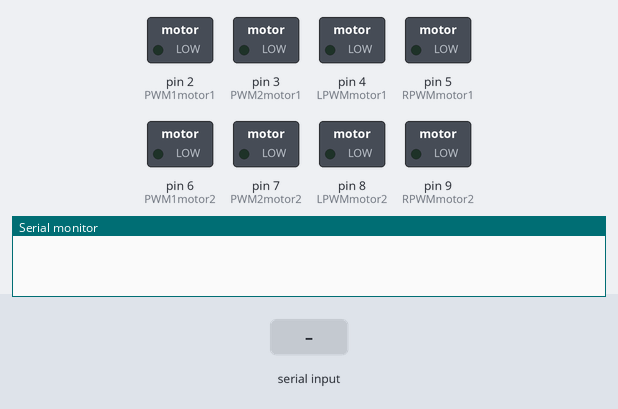
A sketch run on a simulated Arduino Uno, built with avr-gcc and run on an emulated ATmega328P. On the bench: switched loads named in the sketch (green lamp = pin HIGH), the last lines printed to the serial monitor. The test bench sets the inputs (shaded band).

Above: at 1.2 s.
1.3 s: byte 8 (8) received over Serial
At 2.5 s:
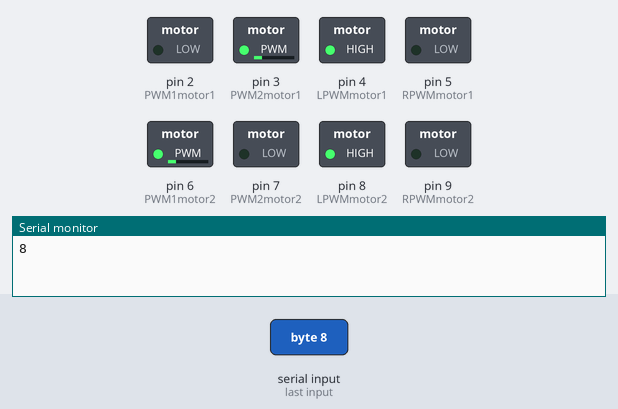
2.8 s: byte 4 (4) received over Serial
At 3.6 s:
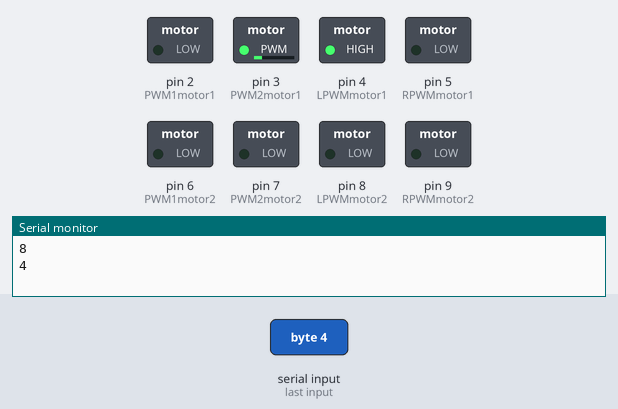
4.3 s: byte 6 (6) received over Serial
At 4.8 s:
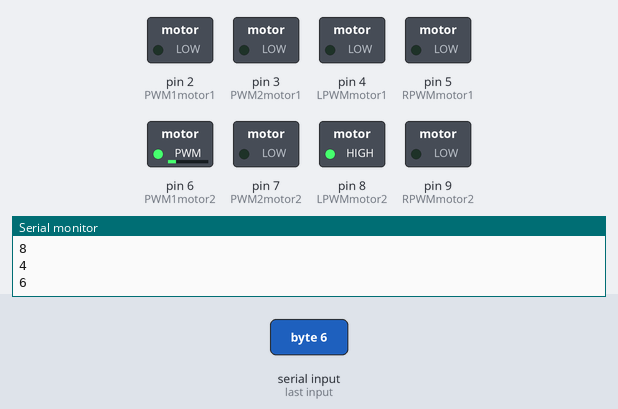
5.8 s: byte 2 (2) received over Serial
At 7.1 s:
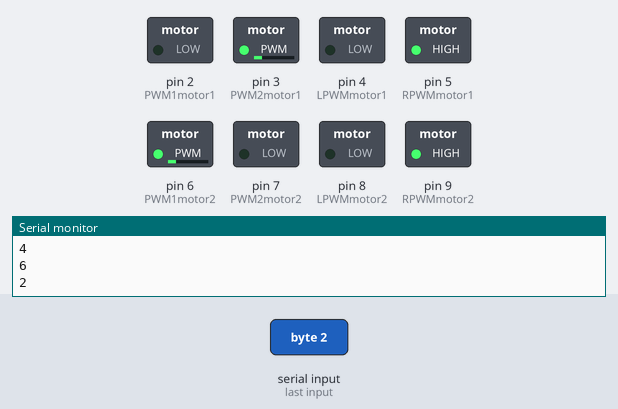
Timing chart, 0 to 8.3 s (numbered marks = the images above; inputs shaded):
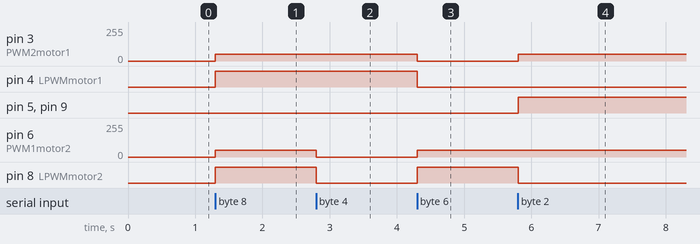

Measured:
- after the input at 1.3 s, pin 3 (PWM2motor1), pin 6 (PWM1motor2): 0/255 → 50/255 at once; pin 4 (LPWMmotor1), pin 8 (LPWMmotor2): LOW → HIGH at once
- after the input at 2.8 s, pin 6 (PWM1motor2): 50/255 → 0/255 at once; pin 8 (LPWMmotor2): HIGH → LOW at once
- after the input at 4.3 s, pin 3 (PWM2motor1): 50/255 → 0/255 at once; pin 4 (LPWMmotor1): HIGH → LOW at once; pin 6 (PWM1motor2): 0/255 → 50/255 at once; pin 8 (LPWMmotor2): LOW → HIGH at once
- after the input at 5.8 s, pin 3 (PWM2motor1): 0/255 → 50/255 at once; pin 5 (RPWMmotor1), pin 9 (RPWMmotor2): LOW → HIGH at once; pin 8 (LPWMmotor2): HIGH → LOW at once

The sketch:

test.ino
```cpp
int x = 0;
int PWM1motor1 = 2;
int PWM2motor1 = 3;
int LPWMmotor1 = 4;
int RPWMmotor1 = 5;

int PWM1motor2 = 6;
int PWM2motor2 = 7;
int LPWMmotor2 = 8;
int RPWMmotor2 = 9;

void setup ()
{
     Serial.begin(9600);

     pinMode(PWM1motor1, OUTPUT);
  pinMode(PWM2motor1, OUTPUT);
  pinMode(LPWMmotor1, OUTPUT);
  pinMode(RPWMmotor1, OUTPUT);

     pinMode(PWM1motor2, OUTPUT);
  pinMode(PWM2motor2, OUTPUT);
  pinMode(LPWMmotor2, OUTPUT);
  pinMode(RPWMmotor2, OUTPUT);
}

void loop()
{

    if (Serial.available() > 0)
    {
      x = Serial.read();
      Serial.println(x);
     if (x==8)
     {
        forward () ;

     }

     if (x==4)
     {
        right() ;

     }

     if (x==6)
     {
        left() ;

     }

     if (x==2)
     {
        back() ;

     }

     if (x==0)
     {
        stoop() ;

     }


    }


}

void forward()
{

  analogWrite(PWM1motor1, 50);
  analogWrite(PWM2motor1, 50);
  digitalWrite(LPWMmotor1, HIGH);
  digitalWrite(RPWMmotor1, LOW);

  analogWrite(PWM1motor2, 50);
  analogWrite(PWM2motor2, 50);
  digitalWrite(LPWMmotor2, HIGH);
  digitalWrite(RPWMmotor2, LOW);


}

void back()
{

  analogWrite(PWM1motor1, 50);
  analogWrite(PWM2motor1, 50);
  digitalWrite(LPWMmotor1, LOW);
  digitalWrite(RPWMmotor1, HIGH);

  analogWrite(PWM1motor2, 50);
  analogWrite(PWM2motor2, 50);
  digitalWrite(LPWMmotor2, LOW);
  digitalWrite(RPWMmotor2, HIGH);


}

void right()
{

  analogWrite(PWM1motor1, 50);
  analogWrite(PWM2motor1, 50);
  digitalWrite(LPWMmotor1, HIGH);
  digitalWrite(RPWMmotor1, LOW);

  analogWrite(PWM1motor2, 0);
  analogWrite(PWM2motor2, 0);
  digitalWrite(LPWMmotor2, LOW);
  digitalWrite(RPWMmotor2, LOW);


}

void left()
{

  analogWrite(PWM1motor1, 0);
  analogWrite(PWM2motor1, 0);
  digitalWrite(LPWMmotor1, LOW);
  digitalWrite(RPWMmotor1, LOW);

  analogWrite(PWM1motor2, 50);
  analogWrite(PWM2motor2, 50);
  digitalWrite(LPWMmotor2, HIGH);
  digitalWrite(RPWMmotor2, LOW);


}
void stoop()
{

  analogWrite(PWM1motor1, 0);
  analogWrite(PWM2motor1, 0);
  digitalWrite(LPWMmotor1, LOW);
  digitalWrite(RPWMmotor1, LOW);

  analogWrite(PWM1motor2, 0);
  analogWrite(PWM2motor2, 0);
  digitalWrite(LPWMmotor2, LOW);
  digitalWrite(RPWMmotor2, LOW);


}
```
